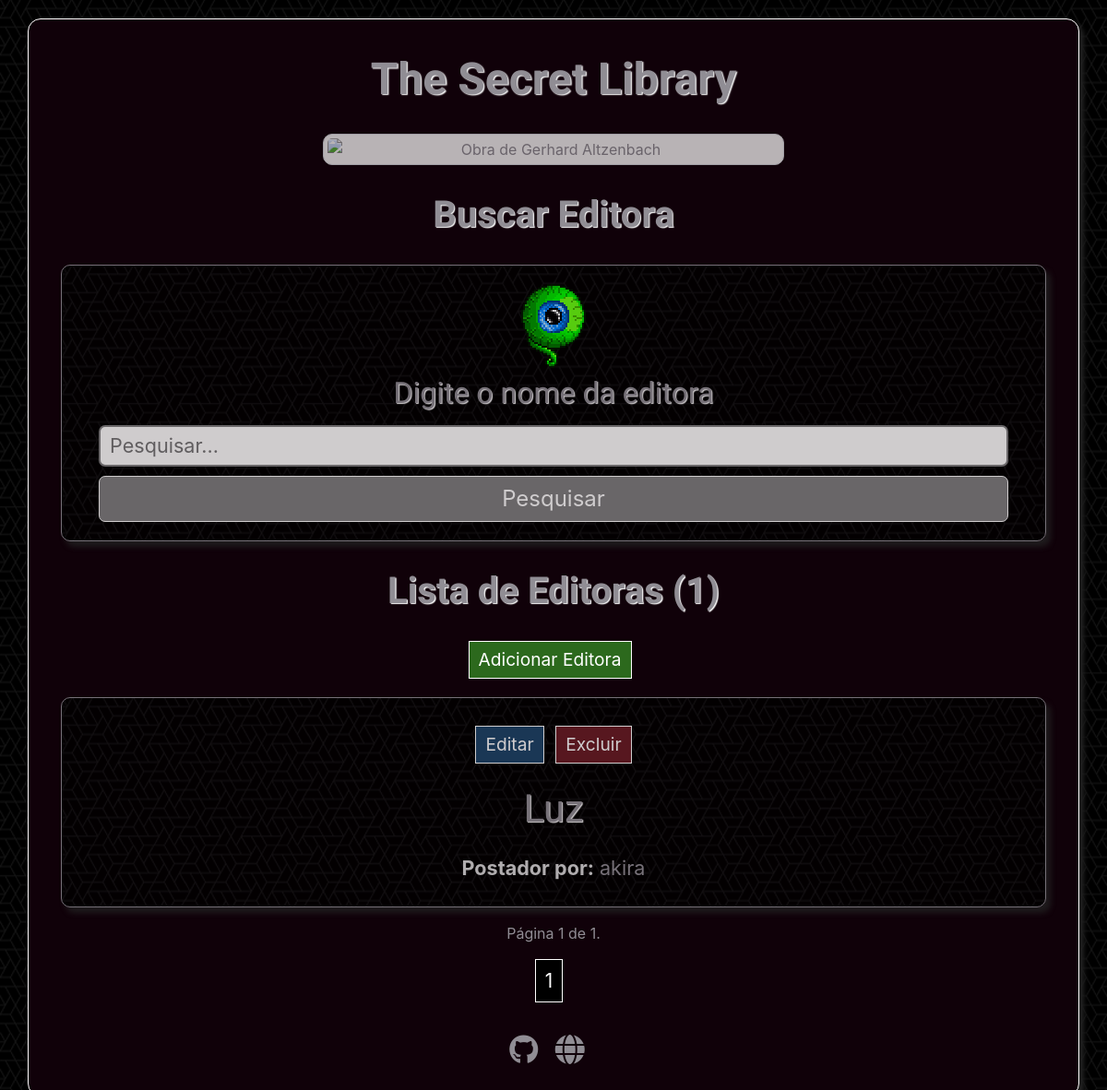
/editoras/ (signed in), run on an earlier commit of the app's database.
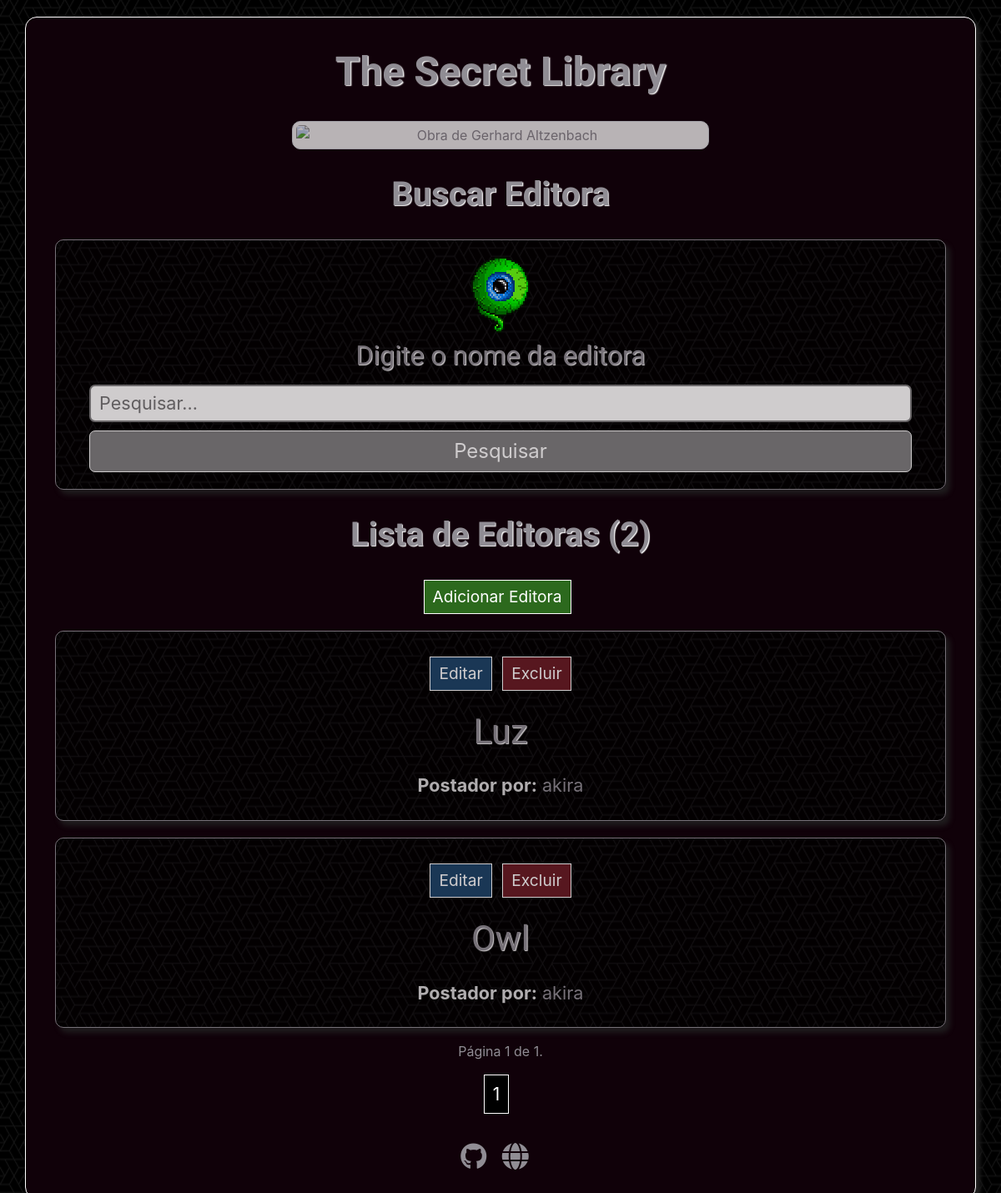
And on a later commit of the database.
### library/models.py (models this page shows, shortened)
class Editora(models.Model):
    nome = models.CharField(max_length=100)
    website = models.URLField(blank=True, null=True)
    usuario = models.ForeignKey(User, on_delete=models.CASCADE)

### library/views.py (the view)
# urls.py: path('editoras/', views.editoras, name='editoras'),
@login_required
def editoras(request):
    editoras_list = Editora.objects.all().order_by('nome')
    query = request.GET.get('q')
    if query:
        editoras_list = editoras_list.filter(nome__icontains=query)
    editoras_por_pagina = 5
    paginator = Paginator(editoras_list, editoras_por_pagina)
    page = request.GET.get('page')
    try:
        editoras = paginator.page(page)
    except PageNotAnInteger:
        editoras = paginator.page(1)
    except EmptyPage:
        editoras = paginator.page(paginator.num_pages)
    return render(request, 'editoras.html', {'editoras': editoras, 'query': query, 'total': len(editoras_list)})

### library/templates/editoras.html (shortened to what this page needs)
{% extends 'base.html' %}
{% load static %}
{% block content %}
<h1 class="livros-title">Buscar Editora</h1>
<div class="pesquisar-editora-div">
    <form method="GET" action="{% url 'editoras' %}">
        <img class="mb-2" src="{% static 'images/eye.png' %}">
        <h2 class="text-default mb-3">Digite o nome da editora</h2>
        <input id="search-input" type="text" name="q" value="" autocomplete="off" placeholder="Pesquisar...">
        <button id="search-editora-btn" type="submit">Pesquisar</button>
    </form>
</div>
<h1 class="livros-title">Lista de Editoras ({{ total }})</h1>
<a type="button" class="mr-2 nova-editora" href="{% url 'adicionar_editora' %}">Adicionar Editora</a>
{% for editora in editoras %}
<div class="livro-div">
    {% if editora.usuario.username == request.user.username %}
        <a type="button" class="mr-2 editar-editora" href="{% url 'editar_editora' editora.id %}">Editar</a>
        <a type="button" class="excluir-editora" id="excluir-editora" data-editora-id="{{ editora.id }}" data-editora-nome="{{ editora.nome }}">
            Excluir
        </a>
    {% endif %}
    <h2 class="text-default livro-title {% if editora.usuario.username == request.user.username %} mt-4 {% endif %} mb-4">
        <a href="{% url 'livros_por_editora' editora.id %}">{{ editora.nome }}</a>
    </h2>
    <p class="livro-text mt-3 mb-0"><b>Postador por:</b> <a href="{% url 'detalhes_usuario' editora.usuario.id %}">{{ editora.usuario }}</a></p>
</div>
{% empty %}
    <p class="mt-4">Nenhuma editora cadastrada.</p>
{% endfor %}
<p class="mt-3">Página {{ editoras.number }} de {{ editoras.paginator.num_pages }}.</p>
<div class="paginacao">
    {% for page_num in editoras.paginator.page_range %}
        {% if page_num == editoras.number %}
            <span class="current">{{ page_num }}</span>
        {% elif page_num > editoras.number|add:'-3' and page_num < editoras.number|add:'3' %}
            <a href="?page={{ page_num }}">{{ page_num }}</a>
        {% endif %}
    {% endfor %}
</div>
{% endblock %}

What changed in the data, as far as the page shows it:
added Editora: nome "Owl", usuario "akira"
Also different on the page:
{{ total }}: "1" → "2"
